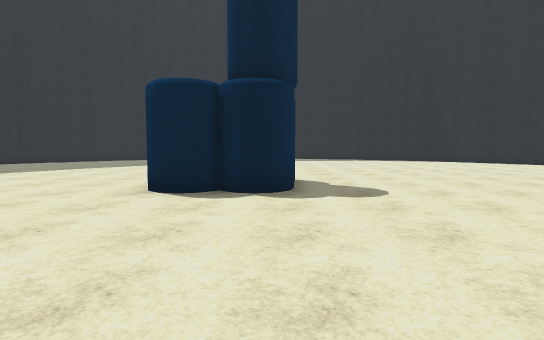
view 1 (above)

22 first-person views from a walk through a Unity game level. The camera is 1.5 m above the floor, tilts 4° down and sees 80° across. The floor is counted in squares, 2 m on a side. Each view is taken from the middle of a square. On the plan, view 1 faces up. The plan holds only what a view shows up to about 11 squares ahead; the rest is blank. The place goes on beyond the plan. Some animated figures are not drawn. Some surface patterns are stand-ins.

view 2
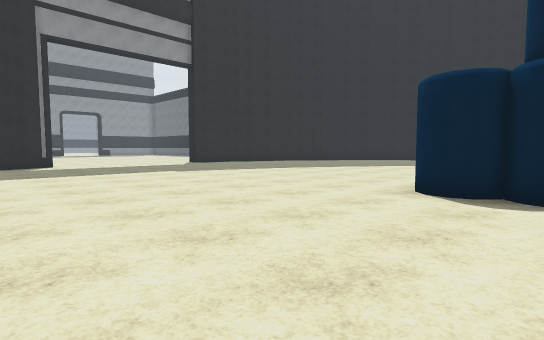

view 3
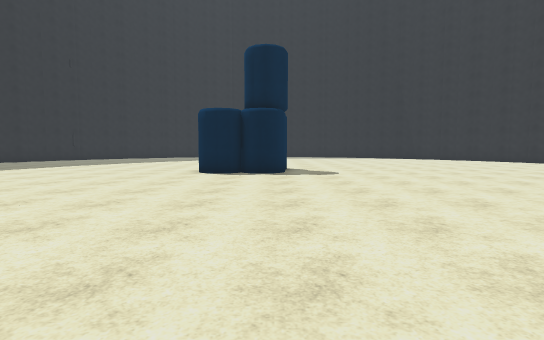

view 4
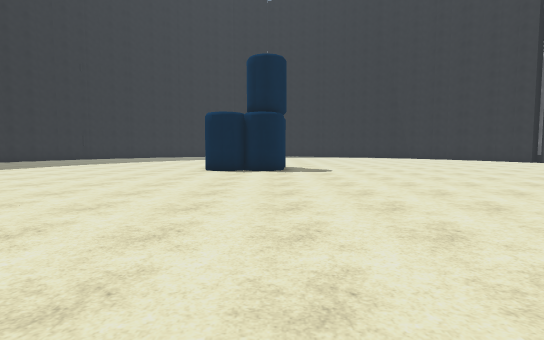

view 5
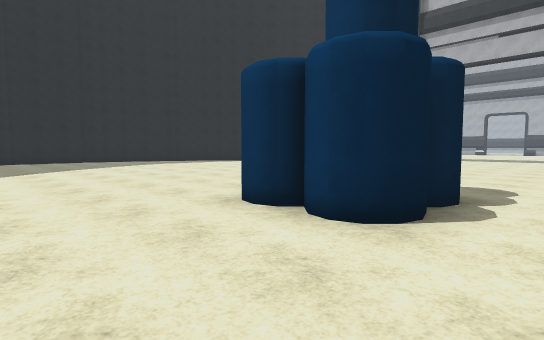

view 6
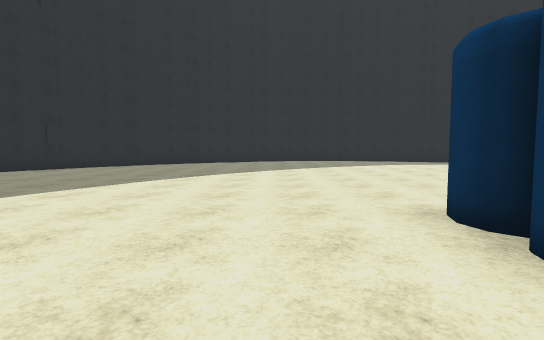

view 7
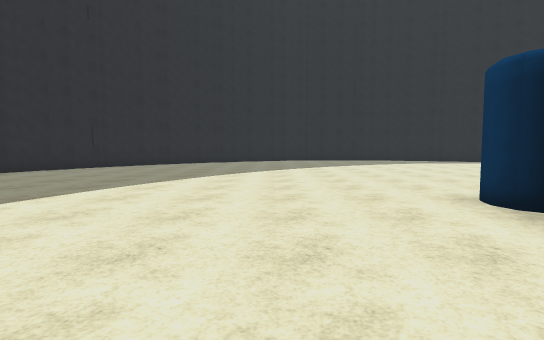

view 8
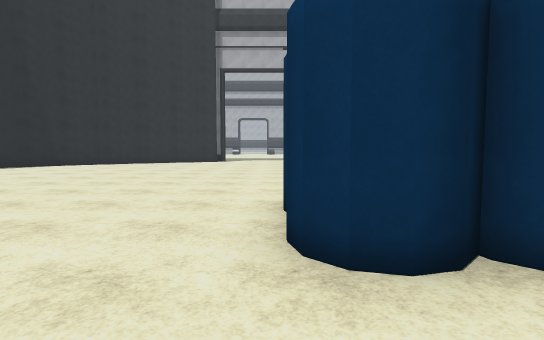

view 9
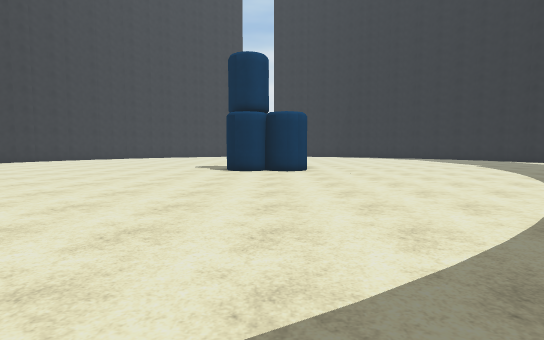

view 10
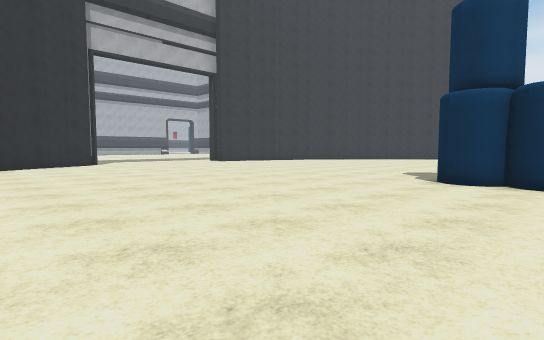

view 11
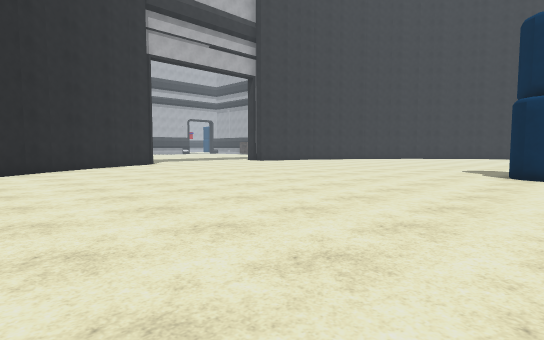

view 12
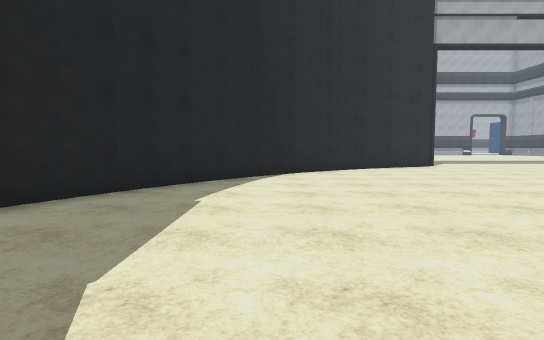

view 13
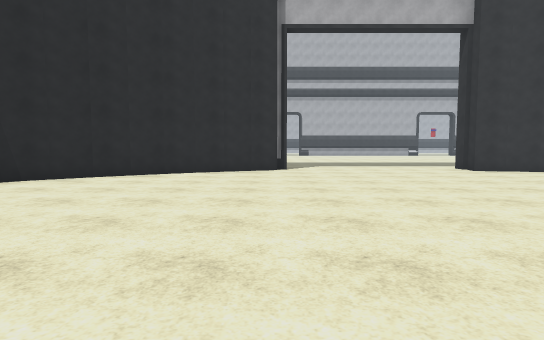

view 14
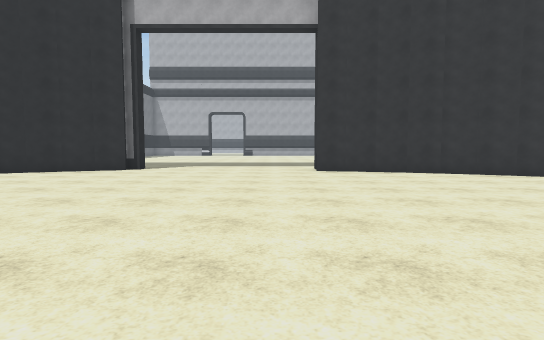

view 15
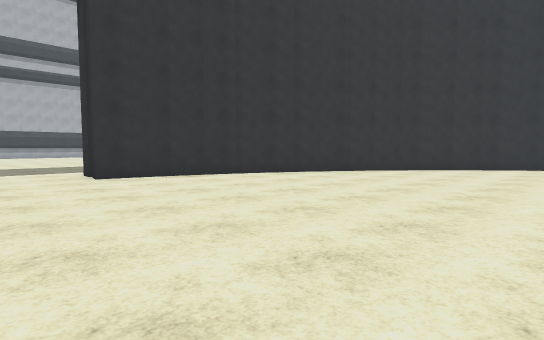

view 16
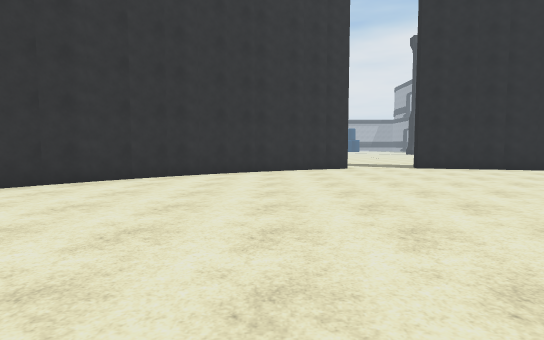

view 17
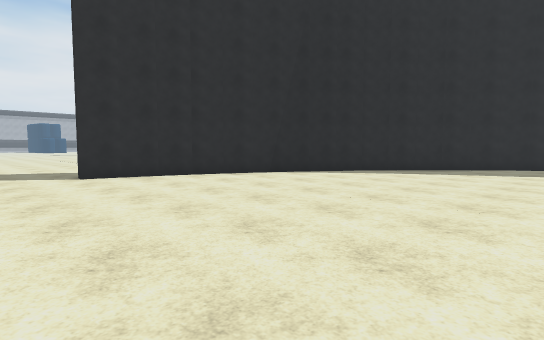

view 18
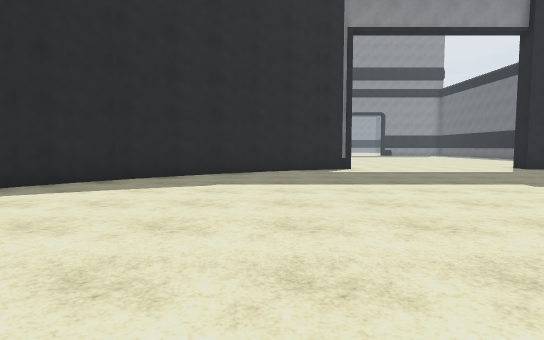

view 19
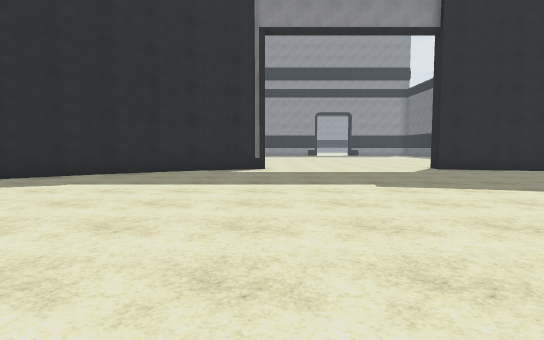

view 20
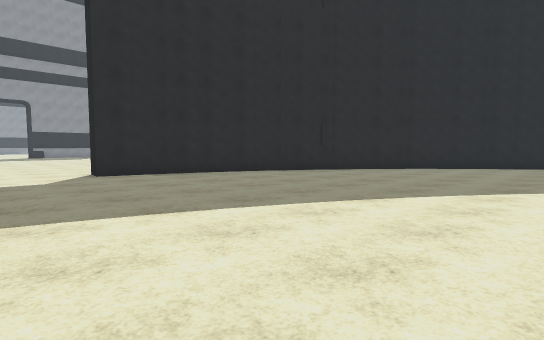

view 21
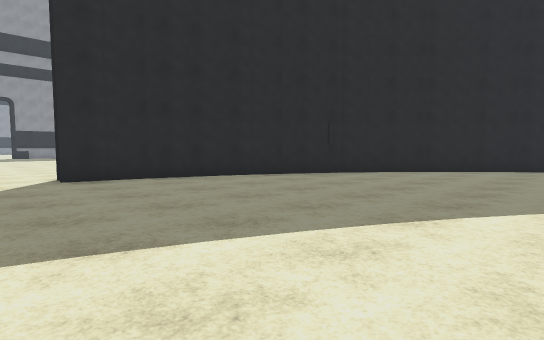

view 22
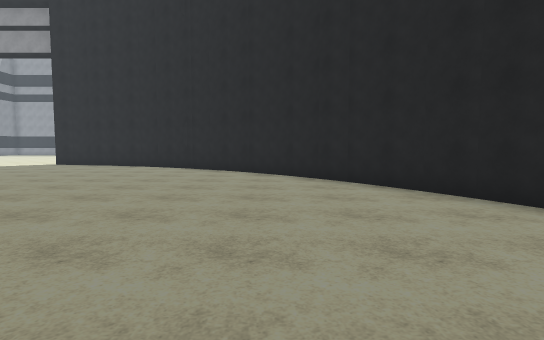

### Floor plan
Key: @ floor where view 1 was taken; # wall or solid block; . floor; B barrel.
Columns run from 16 left of view 1 to 13 right of it. Each row starts with its distance up from view 1.
 22            ##
 21          ###..      ##
 20         ##.....    ..###
 19        ##.......  .....##
 18       ##................##
 17      ##..................##
 16     ##....................##
 15     #......................#
 14    ##......................##
 13    #........................#
 12   ##........................##
 11   #..........................#
 10   #...........................
  9 ..#...........................
  8 ...............##.............
  7 ..............#BB.............
  6   ............B#B.............
  5   ............................
  4   ..........................##
  3   ..........................#
  2   #........................ #
  1   #........................#
  0   ##............@..........#
 -1    #......................##
 -2    ##....................##
 -3     ##.................. #
 -4      ##.................#
 -5       ##.............. ##
 -6        ##............##
 -7         ###........ ##
 -8           ####....##
 -9              ##..
-10                ..
-11               ...
-12               ...
-13                ..

Positions as (right, up) in squares from view 1, and headings:
1: (0, 0), facing up
2: (0, 0), facing up-left
3: (0, -4), facing up
4: (0, -5), facing up
5: (-5, 4), facing up-right
6: (-4, 4), facing up
7: (-5, 3), facing up
8: (-4, 8), facing right
9: (-1, 18), facing down
10: (-2, 15), facing down-right
11: (-1, 17), facing down-right
12: (0, 17), facing right
13: (2, 11), facing right
14: (2, 6), facing right
15: (4, 7), facing down-right
16: (4, 3), facing down
17: (1, 0), facing down-left
18: (-3, 0), facing left
19: (-3, 3), facing left
20: (-5, 6), facing up-left
21: (-6, 7), facing up-left
22: (0, 18), facing left
